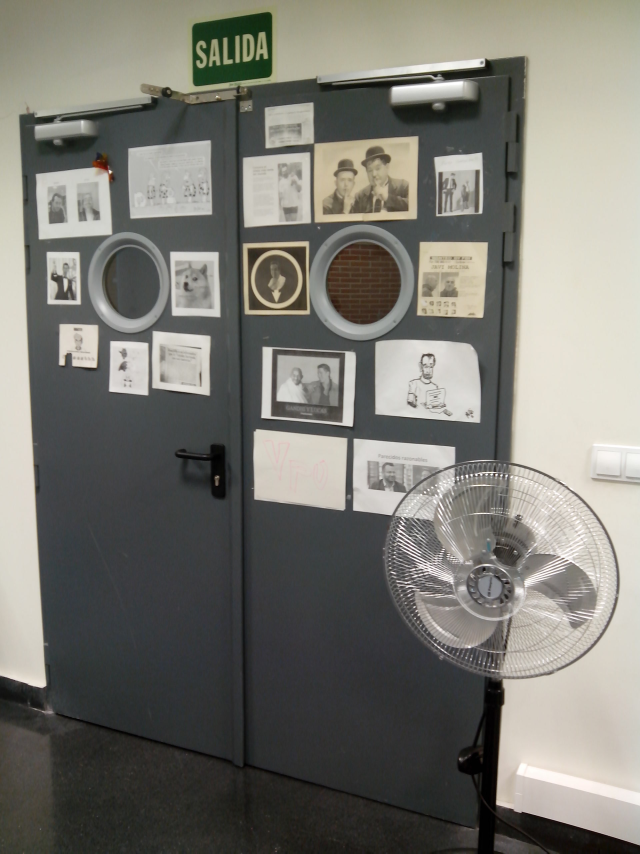
%> input picture P5/images/I1.jpg, 1920 x 2560 px (shown at 1/3 size)
$ octave ejercicio1c.m   (GNU Octave 9; MATLAB toolbox functions it lacks are replaced by stand-ins)
%> lines starting %> are read from the running program, lines starting %| are printed output that depends on the picture
### P5/doHomography.m
function [Pos1, Pos2, H, inliers]=doHomography(I1,I2,nM)
if nargin > 3 || nargin < 3
    sprintf(['PARAMETROS INCORRECTOS\n'
        'function[DoG] = doHomography(ima1,ima2,nMatches)\n'
        'ima1 :imagen leida desde archivo1\n'
        'ima2 :imagen leida desde archivo2\n'
        'nM :n鷐ero de correspondencias Pos1/2 de la homografia\n'
        'EJEMPLOS :\n'
        ' doHomography(ima1,ima2,30);\n'])
    return
end

    [F1,D1] = vl_sift(I1);
    [F2,D2] = vl_sift(I2);
    [matches, err] = vl_ubcmatch(D1,D2);

    [~  ,ind] = sort(err,'ascend');
    ind = ind(1:(min(numel(ind),nM)));

    Best_ind = ind(1:nM);
    cor1 = matches(1, Best_ind);
    cor2 = matches(2, Best_ind);
    Pos1=[F1(1,cor1)',F1(2,cor1)'];
    Pos2=[F2(1,cor2)',F2(2,cor2)'];
    [H, inliers] = ransacfithomography(Pos1',Pos2', 0.001);
end

### P5/ejercicio1c.m
% Limpiar espacio de trabajo
close all; clear all; clc;

% Paths
addpath('autoevaluacion');
addpath(genpath('toolboxes'));

% Cargar las imagenes
I1 = rgb2gray(imread('images/I1.jpg'));
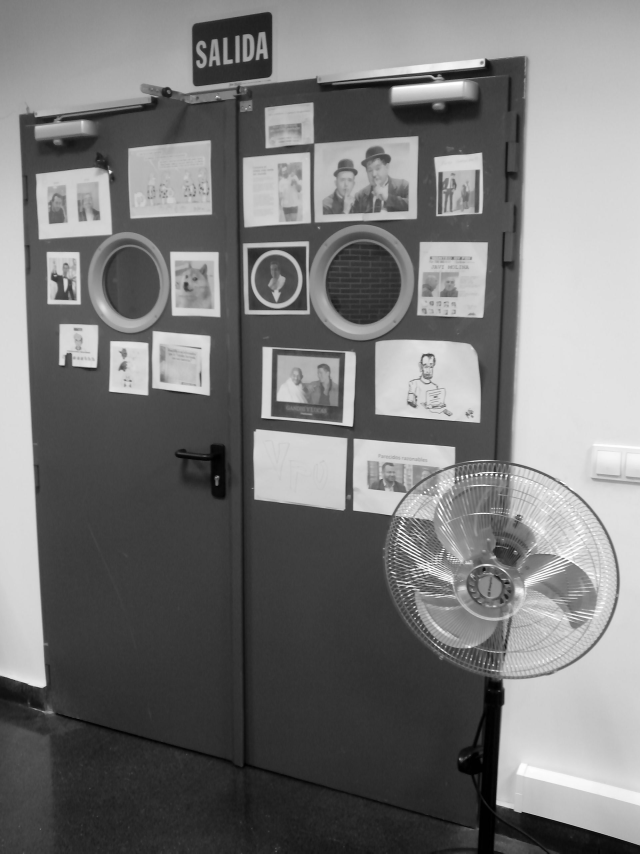
%> I1: size 2560x1920 uint8 (shown at 1/3 size); min 0, max 255, mean 120.2
I2 = rgb2gray(imread('images/I3.jpg'));
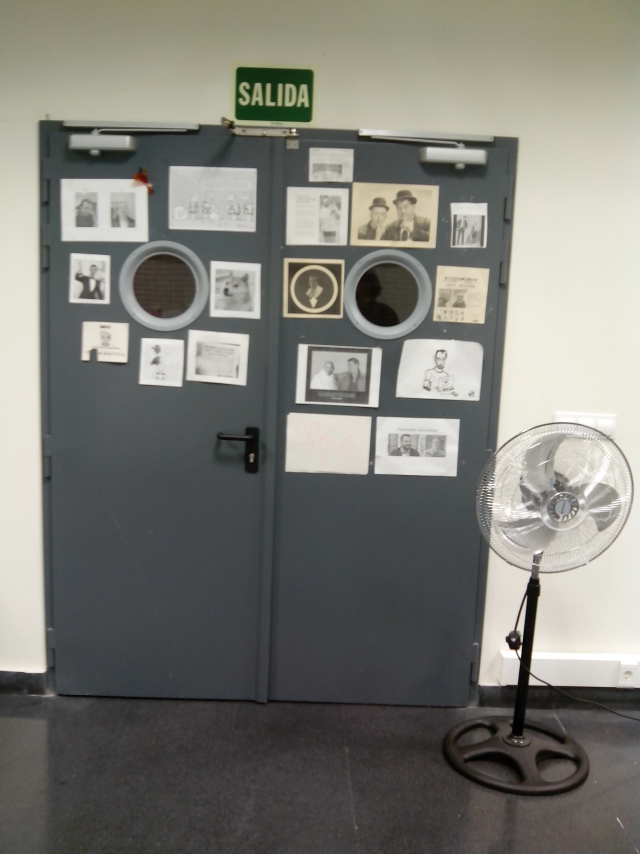
%> input picture P5/images/I3.jpg, 1920 x 2560 px (shown at 1/3 size)
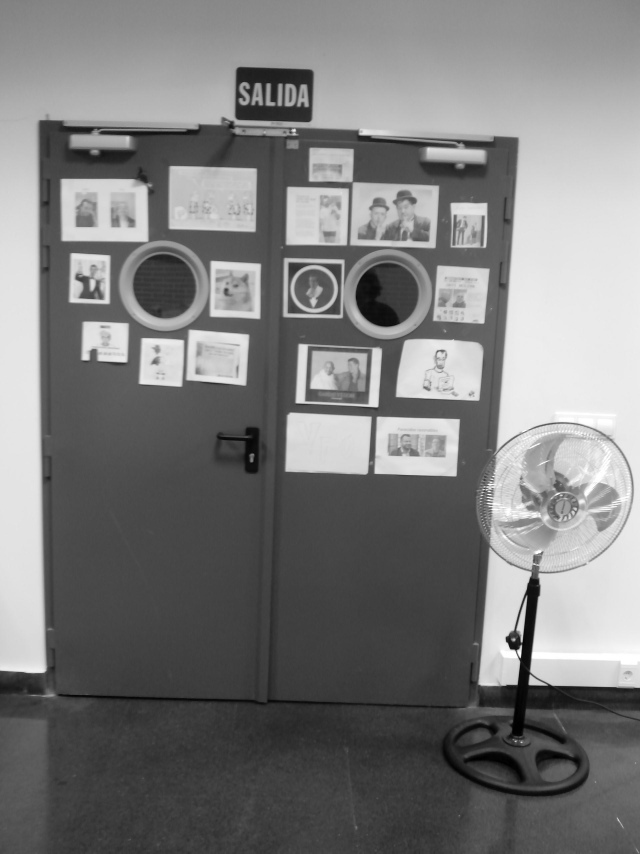
%> I2: size 2560x1920 uint8 (shown at 1/3 size); min 0, max 255, mean 124.2
nM = 100;

% Redimensionado de las imagenes
[nr1,nc1] = size(I1);
%> nr1 = 2560; nc1 = 1920
[nr2,nc2] = size(I2);
%> nr2 = 2560; nc2 = 1920
I1= padarray(I1,[double(uint32((nr2-nr1)/2)),double(uint32((nc2-nc1)/2))],0);
I2= padarray(I2,[double(uint32((nr1-nr2)/2)),double(uint32((nc1-nc2)/2))],0);

I1 = imresize(I1, 0.25);
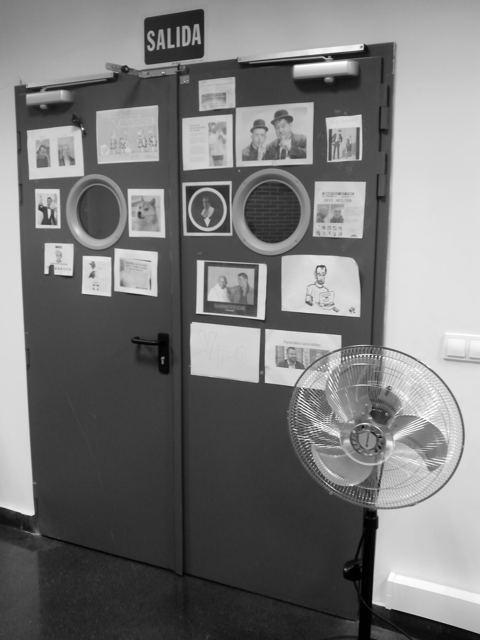
%> I1: size 640x480 uint8; min 0, max 255, mean 120.2
I2 = imresize(I2, 0.25);
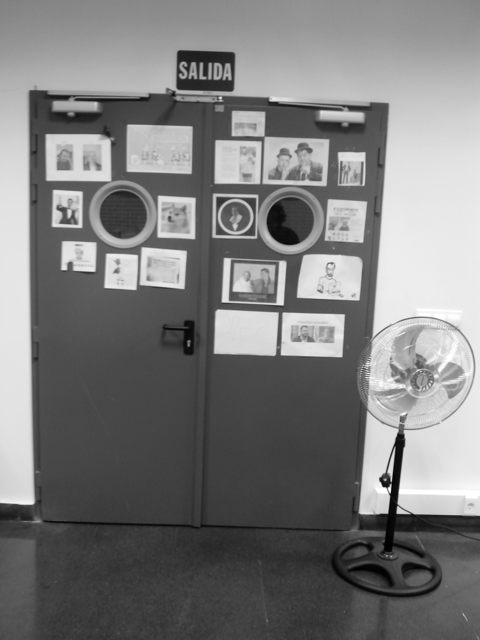
%> I2: size 640x480 uint8; min 0, max 255, mean 124.2

I1 = im2single(I1);
%> I1: size 640x480 single
I2 = im2single(I2);
%> I2: size 640x480 single

figure

[Pos1, Pos2, H, inliers] = doHomography(I1,I2,nM);
%> the run ends on the next line
